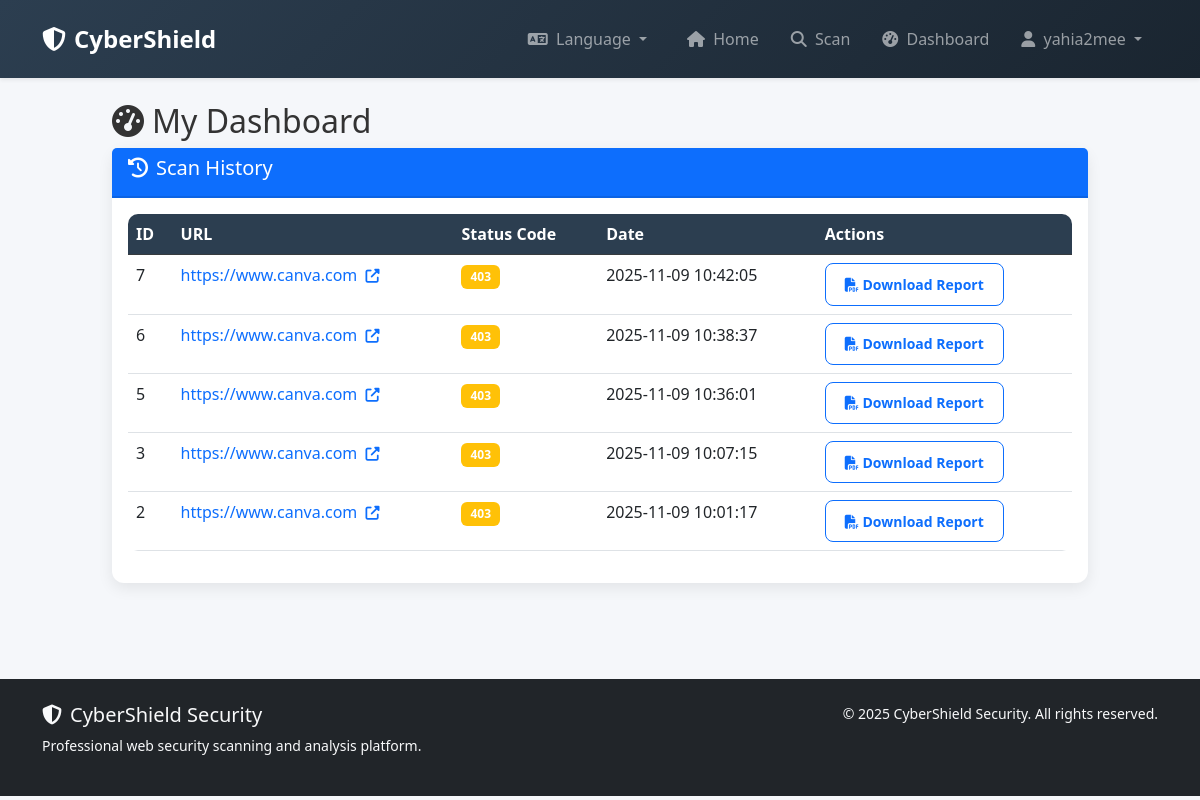
/dashboard (signed in), run on the app's committed database.
### tables this page shows
CREATE TABLE users (
            id INTEGER PRIMARY KEY AUTOINCREMENT,
            username TEXT UNIQUE NOT NULL,
            email TEXT UNIQUE NOT NULL,
            password_hash TEXT NOT NULL,
            is_admin INTEGER DEFAULT 0,
            created_at TIMESTAMP DEFAULT CURRENT_TIMESTAMP
        );

CREATE TABLE scans (
            id INTEGER PRIMARY KEY AUTOINCREMENT,
            url TEXT NOT NULL,
            status_code INTEGER,
            headers TEXT,
            scan_date TIMESTAMP DEFAULT CURRENT_TIMESTAMP,
            user_id INTEGER, zap_results TEXT,
            FOREIGN KEY (user_id) REFERENCES users (id)
        );

### app.py (the view)
@app.route('/dashboard')
@login_required
def dashboard():
    try:
        results = get_scan_results(user_id=current_user.id)
        if results is None:
            results = []
        return render_template('dashboard.html', results=results)
    except Exception as e:
        logger.error(f"Dashboard error: {str(e)}")
        flash('An error occurred while loading your dashboard.', 'danger')
        return render_template('dashboard.html', results=[])

### app.py (called while the page is built)
@app.context_processor
def inject_language():
    lang = get_current_language()
    return dict(lang=lang, t=lambda k: get_translation(k, lang))

@login_manager.user_loader
def load_user(user_id):
    user_data = get_user_by_id(int(user_id))
    if user_data:
        return User(user_data[0], user_data[1], user_data[2], user_data[4])
    return None

### database.py (called while the page is built)
def get_scan_results(user_id=None):
    conn = None
    try:
        conn = sqlite3.connect('cybershield.db')
        cursor = conn.cursor()
        if user_id:
            if not isinstance(user_id, int) or user_id <= 0:
                return []
            cursor.execute('SELECT * FROM scans WHERE user_id = ? ORDER BY scan_date DESC', (user_id,))
        else:
            cursor.execute('SELECT * FROM scans ORDER BY scan_date DESC')
        results = cursor.fetchall()
        return results if results else []
    except sqlite3.Error as e:
        print(f"Database error in get_scan_results: {str(e)}")
        return []
    except Exception as e:
        print(f"Error in get_scan_results: {str(e)}")
        return []
    finally:
        if conn:
            conn.close()

def get_user_by_id(user_id):
    conn = sqlite3.connect('cybershield.db')
    cursor = conn.cursor()
    cursor.execute('SELECT * FROM users WHERE id = ?', (user_id,))
    user = cursor.fetchone()
    conn.close()
    return user

### translations.py (called while the page is built)
def get_translation(key, lang='en'):
    return TRANSLATIONS.get(lang, TRANSLATIONS['en']).get(key, key)

def get_current_language():
    from flask import session
    return session.get('language', 'en')

### templates/dashboard.html (shortened to what this page needs)
{% extends "base.html" %}
{% block content %}
<div class="row">
    <div class="col-12">
        <h2><i class="fas fa-tachometer-alt me-2"></i>{{ t('my_dashboard') }}</h2>
        <div class="card">
            <div class="card-header bg-primary text-white">
                <h5><i class="fas fa-history me-2"></i>{{ t('scan_history') }}</h5>
            </div>
            <div class="card-body">
                {% if results %}
                <div class="table-responsive">
                    <table class="table table-hover">
                        <thead class="table-dark">
                            <tr>
                                <th>ID</th>
                                <th>URL</th>
                                <th>{{ t('status_code') }}</th>
                                <th>{{ t('date') }}</th>
                                <th>{{ t('actions') }}</th>
                            </tr>
                        </thead>
                        <tbody>
                            {% for result in results %}
                            <tr>
                                <td>{{ result[0] }}</td>
                                <td>
                                    <a href="{{ result[1] }}" target="_blank" rel="noopener noreferrer" class="text-decoration-none">
                                        {{ result[1][:50] }}{% if result[1]|length > 50 %}...{% endif %}
                                        <i class="fas fa-external-link-alt ms-1 small"></i>
                                    </a>
                                </td>
                                <td>
                                    {% if result[2] and result[2] >= 200 and result[2] < 300 %}
                                        <span class="badge bg-success">{{ result[2] }}</span>
                                    {% elif result[2] and result[2] >= 400 and result[2] < 500 %}
                                        <span class="badge bg-warning">{{ result[2] }}</span>
                                    {% elif result[2] and result[2] >= 500 %}
                                        <span class="badge bg-danger">{{ result[2] }}</span>
                                    {% else %}
                                        <span class="badge bg-secondary">{{ result[2] if result[2] else 'N/A' }}</span>
                                    {% endif %}
                                </td>
                                <td>{{ result[4] if result|length > 4 else 'N/A' }}</td>
                                <td>
                                    <a href="{{ url_for('download_report', scan_id=result[0]) }}"
                                       class="btn btn-sm btn-outline-primary"
                                       onclick="showDownloadLoading(this)">
                                        <i class="fas fa-file-pdf"></i> {{ t('download_report') }}
                                    </a>
                                </td>
                            </tr>
                            {% endfor %}
                        </tbody>
                    </table>
                </div>
                {% endif %}
            </div>
        </div>
    </div>
</div>
{% endblock %}

### templates/base.html (shortened to what this page needs)
<!DOCTYPE html>
<html lang="{{ lang|default('en') }}" dir="{{ 'rtl' if lang == 'ar' else 'ltr' }}">
<head>
    <link href="https://cdn.jsdelivr.net/npm/bootstrap@5.3.0/dist/css/bootstrap.min.css" rel="stylesheet">
    <link href="https://cdnjs.cloudflare.com/ajax/libs/font-awesome/6.4.0/css/all.min.css" rel="stylesheet">
    <link href="{{ url_for('static', filename='style.css') }}" rel="stylesheet">
</head>
<body>
    <nav class="navbar navbar-expand-lg navbar-dark bg-gradient-primary shadow-sm">
        <div class="container">
            <a class="navbar-brand d-flex align-items-center" href="{{ url_for('home') }}">
                <i class="fas fa-shield-alt me-2"></i>
                <span class="fw-bold">CyberShield</span>
            </a>
            <div class="collapse navbar-collapse" id="navbarNav">
                <div class="navbar-nav ms-auto">
                    <div class="nav-item dropdown me-3">
                        <a class="nav-link dropdown-toggle" href="#" id="languageDropdown" role="button" data-bs-toggle="dropdown">
                            <i class="fas fa-language me-1"></i> {{ t('language') if t else 'Language' }}
                        </a>
                    </div>
                    <a class="nav-link px-3" href="{{ url_for('home') }}"><i class="fas fa-home me-1"></i> {{ t('home') if t else 'Home' }}</a>
                    {% if current_user.is_authenticated %}
                        <a class="nav-link px-3" href="{{ url_for('scan') }}"><i class="fas fa-search me-1"></i> {{ t('scan') if t else 'Scan' }}</a>
                        <a class="nav-link px-3" href="{{ url_for('dashboard') }}"><i class="fas fa-tachometer-alt me-1"></i> {{ t('dashboard') if t else 'Dashboard' }}</a>
                        <div class="nav-item dropdown">
                            <a class="nav-link dropdown-toggle px-3" href="#" id="userDropdown" role="button" data-bs-toggle="dropdown">
                                <i class="fas fa-user me-1"></i> {{ current_user.username }}
                            </a>
                        </div>
                    {% else %}
                        <a class="nav-link px-3" href="{{ url_for('login') }}"><i class="fas fa-sign-in-alt me-1"></i> {{ t('login') if t else 'Login' }}</a>
                        <a class="nav-link px-3" href="{{ url_for('register') }}"><i class="fas fa-user-plus me-1"></i> {{ t('register') if t else 'Register' }}</a>
                    {% endif %}
                </div>
            </div>
        </div>
    </nav>
    <div class="container-fluid py-4">
        <div class="row">
            <div class="col-lg-10 mx-auto">
                {% block content %}{% endblock %}
            </div>
        </div>
    </div>
    <footer class="bg-dark text-light py-4 mt-5">
        <div class="container">
            <div class="row">
                <div class="col-md-6">
                    <h5><i class="fas fa-shield-alt me-2"></i>CyberShield Security</h5>
                    <p class="small">Professional web security scanning and analysis platform.</p>
                </div>
                <div class="col-md-6 text-md-end">
                    <p class="small mb-0">&copy; 2025 CyberShield Security. All rights reserved.</p>
                </div>
            </div>
        </div>
    </footer>
</body>
</html>

### static/style.css (style rules this page uses)
:root { --primary-color: #2c3e50; --secondary-color: #3498db; --accent-color: #e74c3c; --success-color: #2ecc71; --warning-color: #f39c12; --dark-color: #1a2530; --light-color: #f8f9fa; }
body { font-family: 'Segoe UI', Tahoma, Geneva, Verdana, sans-serif; background-color: #f5f7fa; color: #333; }
.navbar { background: linear-gradient(135deg, var(--primary-color) 0%, var(--dark-color) 100%) !important; box-shadow: 0 2px 10px rgba(0, 0, 0, 0.1); padding: 1rem 0; }
.navbar-brand { font-weight: 700; font-size: 1.5rem; }
.nav-link { font-weight: 500; transition: all 0.3s ease; }
.card { border-radius: 12px; box-shadow: 0 5px 15px rgba(0, 0, 0, 0.08); border: none; margin-bottom: 1.5rem; }
.btn { border-radius: 8px; font-weight: 600; padding: 0.6rem 1.2rem; }
.table { background: white; border-radius: 10px; overflow: hidden; }
.table th { background: var(--primary-color); color: white; font-weight: 600; }
* { transition: background-color 0.2s ease, color 0.2s ease; }
.badge { padding: 0.5em 0.75em; font-weight: 600; }
.card-header { font-weight: 600; border-bottom: 2px solid rgba(0, 0, 0, 0.1); }
footer { margin-top: auto; }

### data on the page
users: username "yahia2mee"
scans: id "7", url "https://www.canva.com", status_code "403", scan_date "2025-11-09 10:42:05", t "Download Report"
scans: id "6", url "https://www.canva.com", status_code "403", scan_date "2025-11-09 10:38:37", t "Download Report"
scans: id "5", url "https://www.canva.com", status_code "403", scan_date "2025-11-09 10:36:01", t "Download Report"
scans: id "3", url "https://www.canva.com", status_code "403", scan_date "2025-11-09 10:07:15", t "Download Report"
scans: id "2", url "https://www.canva.com", status_code "403", scan_date "2025-11-09 10:01:17", t "Download Report"

### other printed values
{{ t('language') if t else 'Language' }} "Language"
{{ t('home') if t else 'Home' }} "Home"
{{ t('scan') if t else 'Scan' }} "Scan"
{{ t('dashboard') if t else 'Dashboard' }} "Dashboard"
{{ t('my_dashboard') }} "My Dashboard"
{{ t('scan_history') }} "Scan History"
{{ t('status_code') }} "Status Code"
{{ t('date') }} "Date"
{{ t('actions') }} "Actions"
